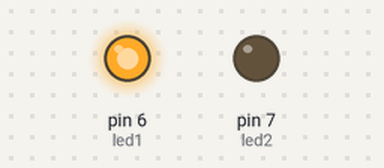
Bench run of a sketch on a simulated Arduino Uno, built with avr-gcc and run on an emulated ATmega328P. Shown: output pins drawn as LEDs (lit = HIGH).

Above: at 0.1 s.
At 9.6 s:
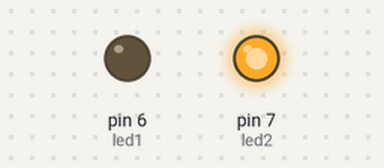
At 19.1 s:
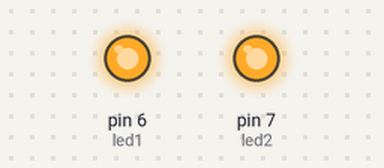
At 39.6 s:
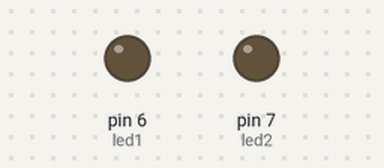
Timing chart, 0 to 40.0 s (numbered marks = the images above):
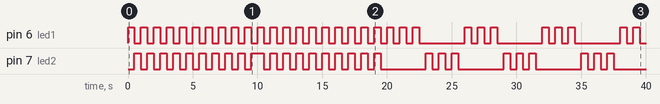

Measured:
- by itself, pin 6 (led1): repeats every 6.0 s: HIGH 0.50 s, LOW 3.5 s, HIGH 0.50 s, LOW 0.50 s, HIGH 0.50 s, LOW 0.50 s
- by itself, pin 7 (led2): LOW → HIGH at 0.50 s, → LOW 0.50 s later, → HIGH 0.50 s later, → LOW 0.50 s later, … (56 changes in this stretch)

The sketch:

EIUclass6Code.ino
```cpp
//Understanding variables, funcions, and loops

//setting up variables to store data
int led1 = 6;
int led2 = 7;
int dtime = 500;
int seqAmt = 10;

void setup() {
  // put your setup code here, to run once:

  // setting up used pins
  pinMode(led1,OUTPUT);
  pinMode(led2,OUTPUT);

}

void loop() {
  // put your main code here, to run repeatedly

  //using for loop to loop through a blink sequence
  for(int i = 1; i <= seqAmt; i++) {
    //calling a function "seq1"
    seq1();
  }

  //using for loop to loop through a blink sequence
  for(int i = 1; i <= seqAmt; i++) {
    //calling a function "seq2"
    seq2();
  }

  //using for loop to loop through a blink sequence
  for(int i = 1; i <= seqAmt; i++) {
    //calling a function "seq3"
    seq3();
  }

}

// creating custom functions

// seq1 function
void seq1() {
  digitalWrite(led1,HIGH);
  digitalWrite(led2,LOW);
  delay(dtime);
  digitalWrite(led1,LOW);
  digitalWrite(led2,HIGH);
  delay(dtime);
}
// seq2 function
void seq2() {
  digitalWrite(led1,HIGH);
  digitalWrite(led2,HIGH);
  delay(dtime);
  digitalWrite(led1,LOW);
  digitalWrite(led2,LOW);
  delay(dtime);
}
// seq3 function
void seq3() {
  //using for loop to create a blink sequence
  for (int i = 1; i <= 3; i++) {
    digitalWrite(led1,HIGH);
    delay(dtime);
    digitalWrite(led1,LOW);
    delay(dtime);
  }

  //using for loop to create a blink sequence
  for (int i = 1; i <= 3; i++) {
    digitalWrite(led2,HIGH);
    delay(dtime);
    digitalWrite(led2,LOW);
    delay(dtime);
  }
}
```
